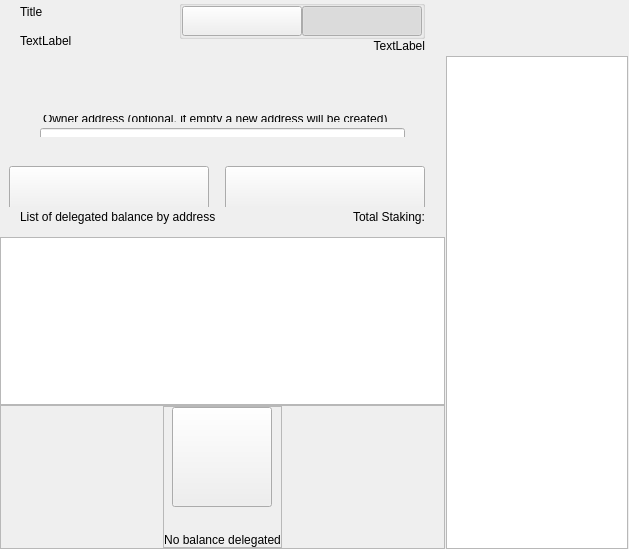
<?xml version="1.0" encoding="UTF-8"?>
<ui version="4.0">
 <class>ColdStakingWidget</class>
 <widget class="QWidget" name="ColdStakingWidget">
  <property name="geometry">
   <rect>
    <x>0</x>
    <y>0</y>
    <width>629</width>
    <height>549</height>
   </rect>
  </property>
  <property name="windowTitle">
   <string>Form</string>
  </property>
  <layout class="QHBoxLayout" name="horizontalLayout_1" stretch="2,1">
   <property name="spacing">
    <number>0</number>
   </property>
   <property name="leftMargin">
    <number>0</number>
   </property>
   <property name="topMargin">
    <number>0</number>
   </property>
   <property name="rightMargin">
    <number>0</number>
   </property>
   <property name="bottomMargin">
    <number>0</number>
   </property>
   <item>
    <widget class="QWidget" name="left" native="true">
     <layout class="QVBoxLayout" name="verticalLayout_3">
      <property name="leftMargin">
       <number>0</number>
      </property>
      <property name="topMargin">
       <number>0</number>
      </property>
      <property name="rightMargin">
       <number>0</number>
      </property>
      <property name="bottomMargin">
       <number>0</number>
      </property>
      <item>
       <layout class="QVBoxLayout" name="verticalLayout_2">
        <property name="spacing">
         <number>0</number>
        </property>
        <item>
         <layout class="QVBoxLayout" name="verticalLayoutTop">
          <property name="spacing">
           <number>0</number>
          </property>
          <property name="leftMargin">
           <number>20</number>
          </property>
          <property name="rightMargin">
           <number>20</number>
          </property>
          <item>
           <widget class="QWidget" name="containerTitle" native="true">
            <property name="sizePolicy">
             <sizepolicy hsizetype="Preferred" vsizetype="Minimum">
              <horstretch>0</horstretch>
              <verstretch>0</verstretch>
             </sizepolicy>
            </property>
            <property name="maximumSize">
             <size>
              <width>16777215</width>
              <height>100</height>
             </size>
            </property>
            <layout class="QHBoxLayout" name="containerTitleLayout">
             <property name="spacing">
              <number>0</number>
             </property>
             <property name="leftMargin">
              <number>0</number>
             </property>
             <property name="topMargin">
              <number>0</number>
             </property>
             <property name="rightMargin">
              <number>0</number>
             </property>
             <property name="bottomMargin">
              <number>0</number>
             </property>
             <item>
              <layout class="QVBoxLayout" name="verticalLayout11">
               <property name="spacing">
                <number>5</number>
               </property>
               <item>
                <widget class="QLabel" name="labelTitle">
                 <property name="text">
                  <string>Title</string>
                 </property>
                </widget>
               </item>
               <item>
                <widget class="QLabel" name="labelSubtitle1">
                 <property name="maximumSize">
                  <size>
                   <width>16777215</width>
                   <height>16777215</height>
                  </size>
                 </property>
                 <property name="text">
                  <string>TextLabel</string>
                 </property>
                </widget>
               </item>
              </layout>
             </item>
             <item>
              <spacer name="horizontalSpacer">
               <property name="orientation">
                <enum>Qt::Horizontal</enum>
               </property>
               <property name="sizeHint" stdset="0">
                <size>
                 <width>40</width>
                 <height>20</height>
                </size>
               </property>
              </spacer>
             </item>
             <item>
              <widget class="QWidget" name="containerViewPrivacyChecks" native="true">
               <layout class="QVBoxLayout" name="containerPrivacyChecks">
                <property name="spacing">
                 <number>0</number>
                </property>
                <property name="leftMargin">
                 <number>0</number>
                </property>
                <property name="topMargin">
                 <number>0</number>
                </property>
                <property name="rightMargin">
                 <number>0</number>
                </property>
                <property name="bottomMargin">
                 <number>0</number>
                </property>
                <item alignment="Qt::AlignHCenter|Qt::AlignVCenter">
                 <widget class="QGroupBox" name="groupBox">
                  <property name="title">
                   <string/>
                  </property>
                  <layout class="QHBoxLayout" name="horizontalLayout_2_1">
                   <property name="spacing">
                    <number>0</number>
                   </property>
                   <property name="leftMargin">
                    <number>0</number>
                   </property>
                   <property name="topMargin">
                    <number>0</number>
                   </property>
                   <property name="rightMargin">
                    <number>0</number>
                   </property>
                   <property name="bottomMargin">
                    <number>0</number>
                   </property>
                   <item>
                    <widget class="QPushButton" name="pushLeft">
                     <property name="minimumSize">
                      <size>
                       <width>120</width>
                       <height>30</height>
                      </size>
                     </property>
                     <property name="maximumSize">
                      <size>
                       <width>120</width>
                       <height>30</height>
                      </size>
                     </property>
                     <property name="focusPolicy">
                      <enum>Qt::NoFocus</enum>
                     </property>
                     <property name="text">
                      <string/>
                     </property>
                     <property name="checkable">
                      <bool>true</bool>
                     </property>
                     <property name="autoExclusive">
                      <bool>true</bool>
                     </property>
                    </widget>
                   </item>
                   <item>
                    <widget class="QPushButton" name="pushRight">
                     <property name="minimumSize">
                      <size>
                       <width>120</width>
                       <height>30</height>
                      </size>
                     </property>
                     <property name="maximumSize">
                      <size>
                       <width>120</width>
                       <height>30</height>
                      </size>
                     </property>
                     <property name="focusPolicy">
                      <enum>Qt::NoFocus</enum>
                     </property>
                     <property name="text">
                      <string/>
                     </property>
                     <property name="checkable">
                      <bool>true</bool>
                     </property>
                     <property name="checked">
                      <bool>true</bool>
                     </property>
                     <property name="autoExclusive">
                      <bool>true</bool>
                     </property>
                    </widget>
                   </item>
                  </layout>
                 </widget>
                </item>
                <item alignment="Qt::AlignTop">
                 <widget class="QLabel" name="labelSubtitle2">
                  <property name="text">
                   <string>TextLabel</string>
                  </property>
                  <property name="alignment">
                   <set>Qt::AlignRight|Qt::AlignTrailing|Qt::AlignVCenter</set>
                  </property>
                 </widget>
                </item>
               </layout>
              </widget>
             </item>
            </layout>
           </widget>
          </item>
          <item>
           <spacer name="verticalSpacer_2">
            <property name="orientation">
             <enum>Qt::Vertical</enum>
            </property>
            <property name="sizeType">
             <enum>QSizePolicy::Fixed</enum>
            </property>
            <property name="sizeHint" stdset="0">
             <size>
              <width>20</width>
              <height>30</height>
             </size>
            </property>
           </spacer>
          </item>
          <item>
           <widget class="QWidget" name="containerSend" native="true">
            <property name="minimumSize">
             <size>
              <width>0</width>
              <height>50</height>
             </size>
            </property>
            <layout class="QVBoxLayout" name="containerSendRow">
             <property name="spacing">
              <number>6</number>
             </property>
             <property name="leftMargin">
              <number>0</number>
             </property>
             <property name="topMargin">
              <number>0</number>
             </property>
             <property name="rightMargin">
              <number>0</number>
             </property>
             <property name="bottomMargin">
              <number>0</number>
             </property>
             <item>
              <widget class="QLabel" name="labelEditTitle">
               <property name="maximumSize">
                <size>
                 <width>16777215</width>
                 <height>30</height>
                </size>
               </property>
               <property name="styleSheet">
                <string notr="true">padding-left:20px; padding-bottom:3px;</string>
               </property>
               <property name="text">
                <string/>
               </property>
              </widget>
             </item>
             <item>
              <spacer name="verticalSpacer_6">
               <property name="orientation">
                <enum>Qt::Vertical</enum>
               </property>
               <property name="sizeType">
                <enum>QSizePolicy::Fixed</enum>
               </property>
               <property name="sizeHint" stdset="0">
                <size>
                 <width>20</width>
                 <height>9</height>
                </size>
               </property>
              </spacer>
             </item>
             <item>
              <widget class="QWidget" name="containerOwner" native="true">
               <layout class="QVBoxLayout" name="vContainerOwner">
                <property name="spacing">
                 <number>4</number>
                </property>
                <property name="leftMargin">
                 <number>20</number>
                </property>
                <property name="topMargin">
                 <number>0</number>
                </property>
                <property name="rightMargin">
                 <number>20</number>
                </property>
                <property name="bottomMargin">
                 <number>0</number>
                </property>
                <item>
                 <widget class="QLabel" name="labelSubtitleDescription">
                  <property name="maximumSize">
                   <size>
                    <width>16777215</width>
                    <height>20</height>
                   </size>
                  </property>
                  <property name="styleSheet">
                   <string notr="true">margin-bottom:2px;
                   margin-left:0.05px;
                   padding:0px;</string>
                  </property>
                  <property name="text">
                   <string>Owner address (optional, if empty a new address will be created)</string>
                  </property>
                 </widget>
                </item>
                <item>
                 <widget class="QLineEdit" name="lineEditOwnerAddress">
                  <property name="minimumSize">
                   <size>
                    <width>0</width>
                    <height>50</height>
                   </size>
                  </property>
                  <property name="maximumSize">
                   <size>
                    <width>16777215</width>
                    <height>50</height>
                   </size>
                  </property>
                  <property name="styleSheet">
                   <string notr="true"/>
                  </property>
                 </widget>
                </item>
               </layout>
              </widget>
             </item>
            </layout>
           </widget>
          </item>
         </layout>
        </item>
        <item>
         <spacer name="verticalSpacer_3">
          <property name="orientation">
           <enum>Qt::Vertical</enum>
          </property>
          <property name="sizeType">
           <enum>QSizePolicy::Minimum</enum>
          </property>
          <property name="sizeHint" stdset="0">
           <size>
            <width>20</width>
            <height>20</height>
           </size>
          </property>
         </spacer>
        </item>
        <item>
         <widget class="QWidget" name="containerBtn" native="true">
          <property name="minimumSize">
           <size>
            <width>0</width>
            <height>50</height>
           </size>
          </property>
          <layout class="QHBoxLayout" name="horizontalLayout">
           <property name="rightMargin">
            <number>20</number>
           </property>
           <item>
            <spacer name="horizontalSpacer_2">
             <property name="orientation">
              <enum>Qt::Horizontal</enum>
             </property>
             <property name="sizeHint" stdset="0">
              <size>
               <width>200</width>
               <height>20</height>
              </size>
             </property>
            </spacer>
           </item>
           <item>
            <layout class="QHBoxLayout" name="horizontalLayout_7">
             <item>
              <spacer name="horizontalSpacer_3">
               <property name="orientation">
                <enum>Qt::Horizontal</enum>
               </property>
               <property name="sizeType">
                <enum>QSizePolicy::Expanding</enum>
               </property>
               <property name="sizeHint" stdset="0">
                <size>
                 <width>40</width>
                 <height>20</height>
                </size>
               </property>
              </spacer>
             </item>
             <item>
              <widget class="QPushButton" name="pushButtonClear">
               <property name="minimumSize">
                <size>
                 <width>200</width>
                 <height>50</height>
                </size>
               </property>
               <property name="focusPolicy">
                <enum>Qt::NoFocus</enum>
               </property>
               <property name="text">
                <string/>
               </property>
              </widget>
             </item>
             <item>
              <spacer name="horizontalSpacer_4">
               <property name="orientation">
                <enum>Qt::Horizontal</enum>
               </property>
               <property name="sizeType">
                <enum>QSizePolicy::Fixed</enum>
               </property>
               <property name="sizeHint" stdset="0">
                <size>
                 <width>10</width>
                 <height>20</height>
                </size>
               </property>
              </spacer>
             </item>
             <item>
              <widget class="QPushButton" name="pushButtonSend">
               <property name="minimumSize">
                <size>
                 <width>200</width>
                 <height>50</height>
                </size>
               </property>
               <property name="maximumSize">
                <size>
                 <width>200</width>
                 <height>50</height>
                </size>
               </property>
               <property name="focusPolicy">
                <enum>Qt::NoFocus</enum>
               </property>
               <property name="text">
                <string/>
               </property>
              </widget>
             </item>
            </layout>
           </item>
          </layout>
         </widget>
        </item>
        <item>
         <widget class="QWidget" name="containerHistoryLabel" native="true">
          <layout class="QHBoxLayout" name="horizontalLayout_4">
           <property name="spacing">
            <number>0</number>
           </property>
           <property name="leftMargin">
            <number>20</number>
           </property>
           <property name="topMargin">
            <number>0</number>
           </property>
           <property name="rightMargin">
            <number>20</number>
           </property>
           <property name="bottomMargin">
            <number>0</number>
           </property>
           <item>
            <widget class="QWidget" name="verticalWidget" native="true">
             <property name="minimumSize">
              <size>
               <width>100</width>
               <height>0</height>
              </size>
             </property>
             <layout class="QVBoxLayout" name="verticalLayout_58">
              <property name="leftMargin">
               <number>0</number>
              </property>
              <property name="topMargin">
               <number>0</number>
              </property>
              <property name="rightMargin">
               <number>0</number>
              </property>
              <property name="bottomMargin">
               <number>0</number>
              </property>
              <item>
               <widget class="QLabel" name="labelListHistory">
                <property name="text">
                 <string>List of delegated balance by address</string>
                </property>
               </widget>
              </item>
             </layout>
            </widget>
           </item>
           <item>
            <spacer name="horizontalSpacer_5">
             <property name="orientation">
              <enum>Qt::Horizontal</enum>
             </property>
             <property name="sizeHint" stdset="0">
              <size>
               <width>40</width>
               <height>20</height>
              </size>
             </property>
            </spacer>
           </item>
           <item>
            <widget class="QLabel" name="labelStakingTotal">
             <property name="text">
              <string>Total Staking:</string>
             </property>
            </widget>
           </item>
          </layout>
         </widget>
        </item>
        <item>
         <layout class="QVBoxLayout" name="verticalLayout_64">
          <property name="spacing">
           <number>0</number>
          </property>
          <item>
           <spacer name="verticalSpacer_44">
            <property name="orientation">
             <enum>Qt::Vertical</enum>
            </property>
            <property name="sizeType">
             <enum>QSizePolicy::Fixed</enum>
            </property>
            <property name="sizeHint" stdset="0">
             <size>
              <width>20</width>
              <height>10</height>
             </size>
            </property>
           </spacer>
          </item>
          <item>
           <widget class="QListView" name="listView">
            <property name="enabled">
             <bool>true</bool>
            </property>
            <property name="mouseTracking">
             <bool>true</bool>
            </property>
           </widget>
          </item>
          <item>
           <widget class="QFrame" name="emptyContainer">
            <property name="minimumSize">
             <size>
              <width>0</width>
              <height>100</height>
             </size>
            </property>
            <property name="frameShape">
             <enum>QFrame::StyledPanel</enum>
            </property>
            <property name="frameShadow">
             <enum>QFrame::Raised</enum>
            </property>
            <layout class="QVBoxLayout" name="verticalLayout_71" stretch="1,8">
             <property name="spacing">
              <number>0</number>
             </property>
             <property name="leftMargin">
              <number>0</number>
             </property>
             <property name="topMargin">
              <number>0</number>
             </property>
             <property name="rightMargin">
              <number>0</number>
             </property>
             <property name="bottomMargin">
              <number>0</number>
             </property>
             <item>
              <spacer name="verticalSpacer">
               <property name="orientation">
                <enum>Qt::Vertical</enum>
               </property>
               <property name="sizeHint" stdset="0">
                <size>
                 <width>20</width>
                 <height>20</height>
                </size>
               </property>
              </spacer>
             </item>
             <item alignment="Qt::AlignHCenter|Qt::AlignVCenter">
              <widget class="QFrame" name="emptyScreen">
               <property name="sizePolicy">
                <sizepolicy hsizetype="Expanding" vsizetype="Expanding">
                 <horstretch>0</horstretch>
                 <verstretch>0</verstretch>
                </sizepolicy>
               </property>
               <property name="frameShape">
                <enum>QFrame::StyledPanel</enum>
               </property>
               <property name="frameShadow">
                <enum>QFrame::Raised</enum>
               </property>
               <layout class="QVBoxLayout" name="verticalLayout">
                <property name="spacing">
                 <number>30</number>
                </property>
                <property name="leftMargin">
                 <number>0</number>
                </property>
                <property name="topMargin">
                 <number>0</number>
                </property>
                <property name="rightMargin">
                 <number>0</number>
                </property>
                <property name="bottomMargin">
                 <number>0</number>
                </property>
                <item alignment="Qt::AlignHCenter|Qt::AlignVCenter">
                 <widget class="QPushButton" name="pushImgEmpty">
                  <property name="minimumSize">
                   <size>
                    <width>100</width>
                    <height>100</height>
                   </size>
                  </property>
                  <property name="maximumSize">
                   <size>
                    <width>100</width>
                    <height>100</height>
                   </size>
                  </property>
                  <property name="focusPolicy">
                   <enum>Qt::NoFocus</enum>
                  </property>
                  <property name="text">
                   <string/>
                  </property>
                  <property name="iconSize">
                   <size>
                    <width>100</width>
                    <height>100</height>
                   </size>
                  </property>
                 </widget>
                </item>
                <item alignment="Qt::AlignHCenter|Qt::AlignVCenter">
                 <widget class="QLabel" name="labelEmpty">
                  <property name="styleSheet">
                   <string notr="true"/>
                  </property>
                  <property name="text">
                   <string>No balance delegated</string>
                  </property>
                  <property name="alignment">
                   <set>Qt::AlignCenter</set>
                  </property>
                 </widget>
                </item>
               </layout>
              </widget>
             </item>
            </layout>
           </widget>
          </item>
         </layout>
        </item>
       </layout>
      </item>
     </layout>
    </widget>
   </item>
   <item>
    <widget class="QWidget" name="right" native="true">
     <layout class="QVBoxLayout" name="rightContainer">
      <property name="leftMargin">
       <number>1</number>
      </property>
      <property name="topMargin">
       <number>0</number>
      </property>
      <property name="rightMargin">
       <number>1</number>
      </property>
      <property name="bottomMargin">
       <number>0</number>
      </property>
      <item>
       <widget class="QWidget" name="containerRightButtons" native="true">
        <property name="minimumSize">
         <size>
          <width>0</width>
          <height>50</height>
         </size>
        </property>
        <layout class="QVBoxLayout" name="verticalLayout_4">
         <property name="leftMargin">
          <number>19</number>
         </property>
         <property name="topMargin">
          <number>0</number>
         </property>
         <property name="rightMargin">
          <number>19</number>
         </property>
         <item>
          <widget class="OptionButton" name="btnCoinControl" native="true">
           <property name="minimumSize">
            <size>
             <width>0</width>
             <height>0</height>
            </size>
           </property>
          </widget>
         </item>
         <item>
          <widget class="OptionButton" name="btnColdStaking" native="true"/>
         </item>
         <item>
          <widget class="OptionButton" name="btnMyStakingAddresses" native="true">
           <property name="sizePolicy">
            <sizepolicy hsizetype="Preferred" vsizetype="Minimum">
             <horstretch>0</horstretch>
             <verstretch>0</verstretch>
            </sizepolicy>
           </property>
          </widget>
         </item>
        </layout>
       </widget>
      </item>
      <item>
       <widget class="QListView" name="listViewStakingAddress">
        <property name="enabled">
         <bool>true</bool>
        </property>
        <property name="mouseTracking">
         <bool>true</bool>
        </property>
       </widget>
      </item>
     </layout>
    </widget>
   </item>
  </layout>
 </widget>
 <customwidgets>
  <customwidget>
   <class>OptionButton</class>
   <extends>QWidget</extends>
   <header>qt/respubliqa/optionbutton.h</header>
   <container>1</container>
  </customwidget>
 </customwidgets>
 <resources/>
 <connections/>
</ui>
